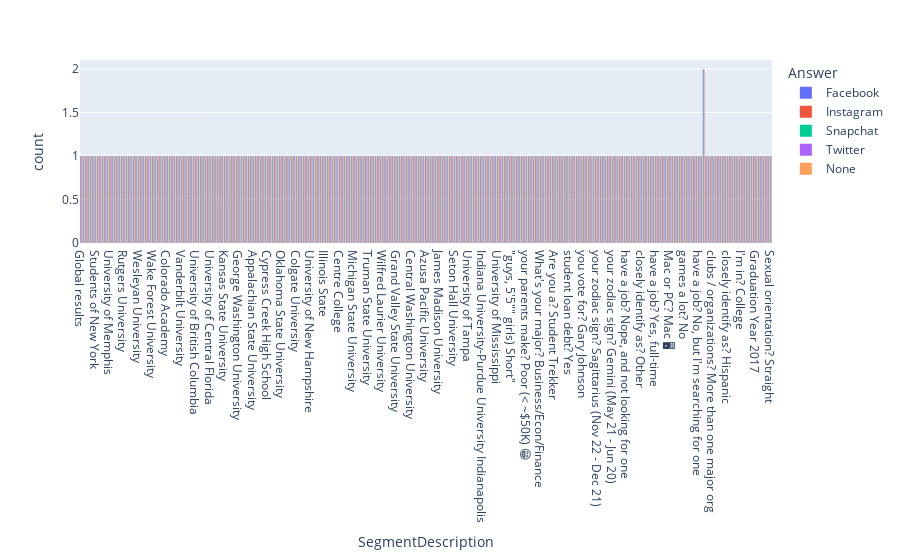

The notebook cell saved with this chart:
### Markdown cell above
#### From the above graph we can observe the number of records on different platforms in different sectors.

### Code cell
fig=px.histogram(datay,x='SegmentDescription', color='Answer', barmode='group')
fig.show()

### Figure 1 — Plotly figure (JSON) as saved in the notebook; plotly's stock layout.template omitted (floating-point values rounded to 4 significant figures; data arrays with more than 128 entries replaced by an {"elided": "..."} marker saying what was removed)
{"data": [{"alignmentgroup": "True", "bingroup": "x", "hovertemplate": "Answer=Facebook<br>SegmentDescription=%{x}<br>count=%{y}<extra></extra>", "legendgroup": "Facebook", "marker": {"color": "#636efa", "pattern": {"shape": ""}}, "name": "Facebook", "offsetgroup": "Facebook", "orientation": "v", "showlegend": true, "type": "histogram", "x": {"elided": "290 str values"}, "xaxis": "x", "yaxis": "y"}, {"alignmentgroup": "True", "bingroup": "x", "hovertemplate": "Answer=Instagram<br>SegmentDescription=%{x}<br>count=%{y}<extra></extra>", "legendgroup": "Instagram", "marker": {"color": "#EF553B", "pattern": {"shape": ""}}, "name": "Instagram", "offsetgroup": "Instagram", "orientation": "v", "showlegend": true, "type": "histogram", "x": {"elided": "290 str values"}, "xaxis": "x", "yaxis": "y"}, {"alignmentgroup": "True", "bingroup": "x", "hovertemplate": "Answer=Snapchat<br>SegmentDescription=%{x}<br>count=%{y}<extra></extra>", "legendgroup": "Snapchat", "marker": {"color": "#00cc96", "pattern": {"shape": ""}}, "name": "Snapchat", "offsetgroup": "Snapchat", "orientation": "v", "showlegend": true, "type": "histogram", "x": {"elided": "290 str values"}, "xaxis": "x", "yaxis": "y"}, {"alignmentgroup": "True", "bingroup": "x", "hovertemplate": "Answer=Twitter<br>SegmentDescription=%{x}<br>count=%{y}<extra></extra>", "legendgroup": "Twitter", "marker": {"color": "#ab63fa", "pattern": {"shape": ""}}, "name": "Twitter", "offsetgroup": "Twitter", "orientation": "v", "showlegend": true, "type": "histogram", "x": {"elided": "290 str values"}, "xaxis": "x", "yaxis": "y"}, {"alignmentgroup": "True", "bingroup": "x", "hovertemplate": "Answer=None<br>SegmentDescription=%{x}<br>count=%{y}<extra></extra>", "legendgroup": "None", "marker": {"color": "#FFA15A", "pattern": {"shape": ""}}, "name": "None", "offsetgroup": "None", "orientation": "v", "showlegend": true, "type": "histogram", "x": {"elided": "290 str values"}, "xaxis": "x", "yaxis": "y"}], "layout": {"barmode": "group", "legend": {"title": {"text": "Answer"}, "tracegroupgap": 0}, "margin": {"t": 60}, "xaxis": {"anchor": "y", "domain": [0, 1], "title": {"text": "SegmentDescription"}}, "yaxis": {"anchor": "x", "domain": [0, 1], "title": {"text": "count"}}}}
